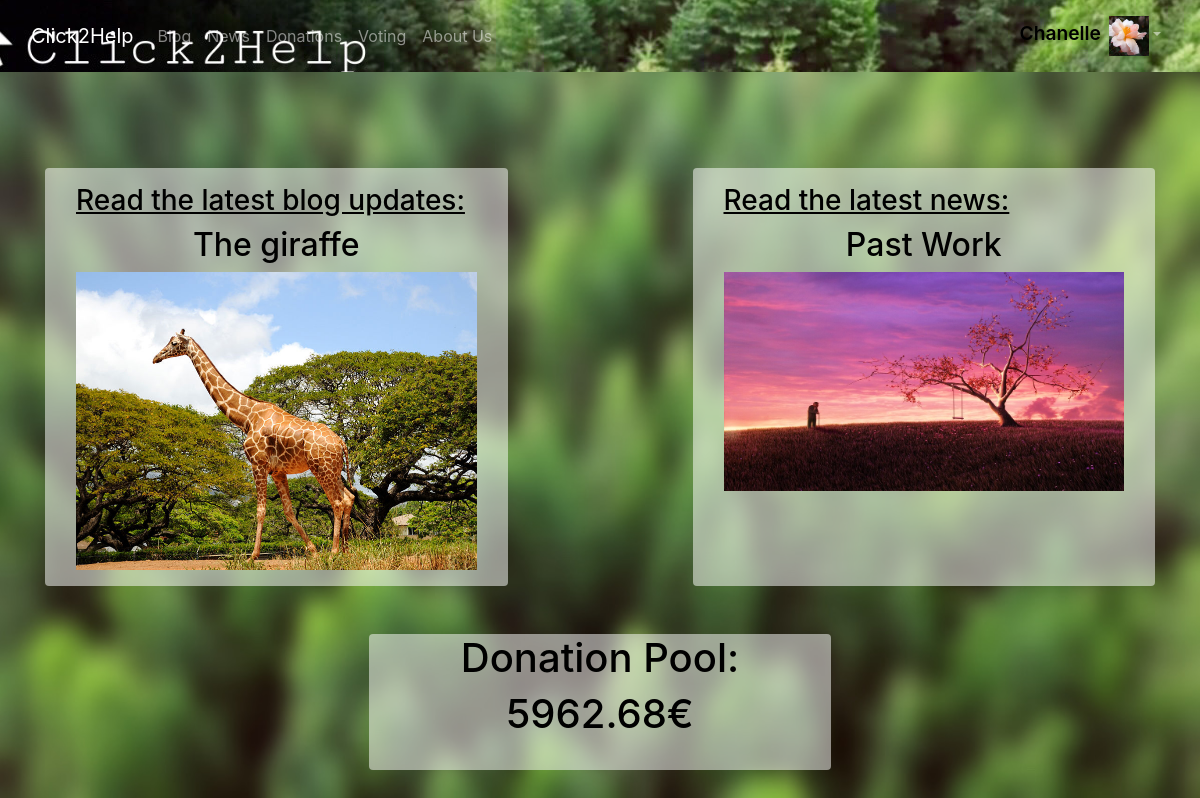
Screenshot of / (signed in) with the database file from the repository.
### website/models.py (models this page shows)
class User(db.Model, UserMixin):
    id = db.Column(db.Integer, primary_key=True)
    email = db.Column(db.String(150), unique=True)
    password = db.Column(db.String(150))
    user_name = db.Column(db.String(150), unique=True)
    displayed_name = db.Column(db.String(150))
    is_user = db.Column(db.Boolean, default=False)
    is_charity = db.Column(db.Boolean, default=False)
    is_mod = db.Column(db.Boolean, default=False)
    is_company = db.Column(db.Boolean, default=False)
    image_file = db.Column(db.String(50), nullable=False, default='default.jpg')
    has_voted = db.Column(db.Boolean, default=False)
    all_donations = db.Column(db.String(100), default="0")
    description = db.Column(db.String(1000), default="")
    street = db.Column(db.String(50), default="")
    postalcode = db.Column(db.String(50), default="")
    city = db.Column(db.String(50), default="")
    link = db.Column(db.String(200), default="")
    phone_number = db.Column(db.String(50), default="")

class BlogPost(db.Model):
    id = db.Column(db.Integer, primary_key=True)
    title = db.Column(db.String(150), nullable=False, unique=True)
    content = db.Column(db.Text, nullable=False)
    posted_by = db.Column(db.String(150), nullable=False, default='N/A')
    posted_on = db.Column(db.DateTime, nullable=False, default=datetime.now())
    post_image = db.Column(db.String(50))
    def __repr__(self):
        return self.title

class NewsPost(db.Model):
    id = db.Column(db.Integer, primary_key=True)
    title = db.Column(db.String(150), nullable=False, unique=True)
    content = db.Column(db.Text, nullable=False)
    posted_by = db.Column(db.String(150), nullable=False, default='N/A')
    posted_on = db.Column(db.DateTime, nullable=False, default=datetime.now())
    news_image = db.Column(db.String(50))
    def __repr__(self):
        return self.title

### website/views.py (the view)
@views.route('/', methods=['GET', 'POST'])
@login_required
def home():
    blog_posts = BlogPost.query.order_by(BlogPost.posted_on.desc()).all()
    news_posts = NewsPost.query.order_by(NewsPost.posted_on.desc()).all()
    donations = str(db.session.query(db.func.sum(User.all_donations)).scalar())
    if blog_posts and news_posts:
        first_blog_chars=blog_posts[0].content
        if len(first_blog_chars) > 500:
            first_blog_chars=blog_posts[0].content[0:500]
        first_news_chars=news_posts[0].content
        if len(first_news_chars) > 500:
            first_news_chars=news_posts[0].content[0:500]
        return render_template("home.html", user=current_user, blog_posts=blog_posts, news_posts=news_posts, donations=donations, first_news_chars=first_news_chars, first_blog_chars=first_blog_chars)
    elif news_posts and not blog_posts:
        first_news_chars=news_posts[0].content
        if len(first_news_chars) > 500:
            first_news_chars=news_posts[0].content[0:500]
        return render_template("home.html", user=current_user, blog_posts=blog_posts, news_posts=news_posts, donations=donations, first_news_chars=first_news_chars)
    elif blog_posts and not news_posts:
        first_blog_chars=blog_posts[0].content
        if len(first_blog_chars) > 500:
            first_blog_chars=blog_posts[0].content[0:500]
        return render_template("home.html", user=current_user, blog_posts=blog_posts, news_posts=news_posts, donations=donations, first_blog_chars=first_blog_chars)
    else:
        return render_template("home.html", user=current_user, blog_posts=blog_posts, news_posts=news_posts, donations=donations)

### website/__init__.py (called while the page is built)
def create_app():
    from .views import views
    from .auth import auth
    app.register_blueprint(views, url_prefix='/')
    app.register_blueprint(auth, url_prefix='/')
    from .models import User, BlogPost, Voting
    create_database(app)
    login_manager = LoginManager()
    login_manager.login_view = 'auth.login'
    login_manager.init_app(app)
    @login_manager.user_loader
    def load_user(id):
        return User.query.get(int(id))
    return app

### website/templates/home.html
{% extends "base.html" %} {% block title %}Home{% endblock %} {% block content
%}
  <div class="container mt-5 black_text">
    <div class="row justify-content-between">
      <div class="col-5 background-home rounded mr-3 mt-5">
    {% if blog_posts %}<div class="p-3">
    <u><h3><a class="black_text" href="{{ url_for('views.posts') }}">Read the latest blog updates:</a></h3></u>
    <h2 class="text-center"></a>{{ blog_posts[0] }}</h2>
    {% if blog_posts[0].post_image %}
    <a href="{{ url_for('views.posts') }}"><img class="img-fluid" src="static/images/{{ blog_posts[0].post_image }}"></a>
    {% else %}
    {% if blog_posts[0].content|length > 500 %}
    <p>{{first_blog_chars}}...</p>
    {% else %}
    <p>{{blog_posts[0].content}}</p>
    {% endif %}
    {% endif %}
    </div>{% endif %}
    </div>
    <div class="col-5 background-home rounded ml-3 mt-5">
    {% if news_posts %}<div class="p-3">
    <u><h3><a class="black_text" href="{{ url_for('views.news_posts') }}">Read the latest news:</a></h3></u>
    <h2 class="text-center"></a>{{ news_posts[0] }}</h2>
    {% if news_posts[0].news_image %}
    <a href="{{ url_for('views.news_posts') }}"><img class="img-fluid" src="static/images/{{ news_posts[0].news_image }}"></a>
    {% else %}
    {% if news_posts[0].content|length > 500 %}
    <p>{{first_news_chars}}...</p>
    {% else %}
    <p>{{news_posts[0].content}}</p>
    {% endif %}
    {% endif %}
    </div>{% endif %}</div>
  </div>
  <div class="row justify-content-center">
    <div class="col-5 text-center background-home rounded mt-5">
    <h1><a class="black_text" href="{{ url_for('views.donations') }}">Donation Pool:</a></h1>
    <h1>{{donations}}€</h1>
    <br>
  </div></div></div>
{% endblock %}

### website/templates/base.html (shortened to what this page needs)
<!DOCTYPE html>
<html>
  <head>
    <link
    rel="stylesheet"
    href="https://stackpath.bootstrapcdn.com/bootstrap/4.4.1/css/bootstrap.min.css"
    />
    <link
    rel="stylesheet"
    href="https://stackpath.bootstrapcdn.com/font-awesome/4.7.0/css/font-awesome.min.css"
    />
    <link rel="stylesheet" href="{{url_for('static', filename='style.css')}}">
  </head>
  <body>
    <nav class="navbar navbar-expand-lg navbar-dark banner navbar-color">
      <div class="container-fluid">
        <a class="navbar-brand" id="home" href="/">Click2Help</a>
      <div class="collapse navbar-collapse navbar-nav" id="navbarNavDropdown">
          {% if user.is_authenticated %}
          <a class="nav-item nav-link" id="blog" href="/blog">Blog</a>
          <a class="nav-item nav-link" id="news" href="/news">News</a>
          {% if user.is_user or user.is_company %}
          <a class="nav-item nav-link" id="donations" href="/donations">Donations</a>
          {% endif %}
          {% if user.is_user or user.is_charity %}
          <a class="nav-item nav-link" id="voting" href="/voting">Voting</a>
          {% endif %}
          <a class="nav-item nav-link" id="login" href="/about_us">About Us</a>
          <ul class="navbar-nav ml-auto">
            <li class="nav-item dropdown">
          <a class="nav-link dropdown-toggle" href="#" id="navbarDropdownMenuLink" role="button" data-bs-toggle="dropdown" aria-expanded="false"><span class="banner-text">{{user.displayed_name}}</span><img class="ml-2" src="/static/images/{{ user.image_file }}" alt="" width="40" height="40"></a>
            </li></ul>
          {% endif %}
        </div>
      </div>
    </nav>
    <div class="container">{% block content %} {% endblock %}</div>
  </body>
</html>

### website/static/style.css (style rules this page uses)
body { background-image: url("./images/Background1.JPEG"); background-repeat: no-repeat; background-attachment: fixed; background-size: 100% 100%; }
.banner { background-image: url("./images/Banner2.JPEG"); background-repeat: no-repeat; background-position: right; max-width: 100%; max-height: auto; }
.navbar-color { background-color: black; }
.banner-text { color:black; font-weight: 600; font-size:larger; }
.background-home { background-color: rgba(255, 255, 255, 0.514); }
.black_text { color:black; }

### rows the page displays
User: displayed_name "Chanelle", image_file (picture)
BlogPost: title "The giraffe", post_image (picture)
NewsPost: title "Past Work", news_image (picture)

### other values shown
{{ donations }} "5962.68"
